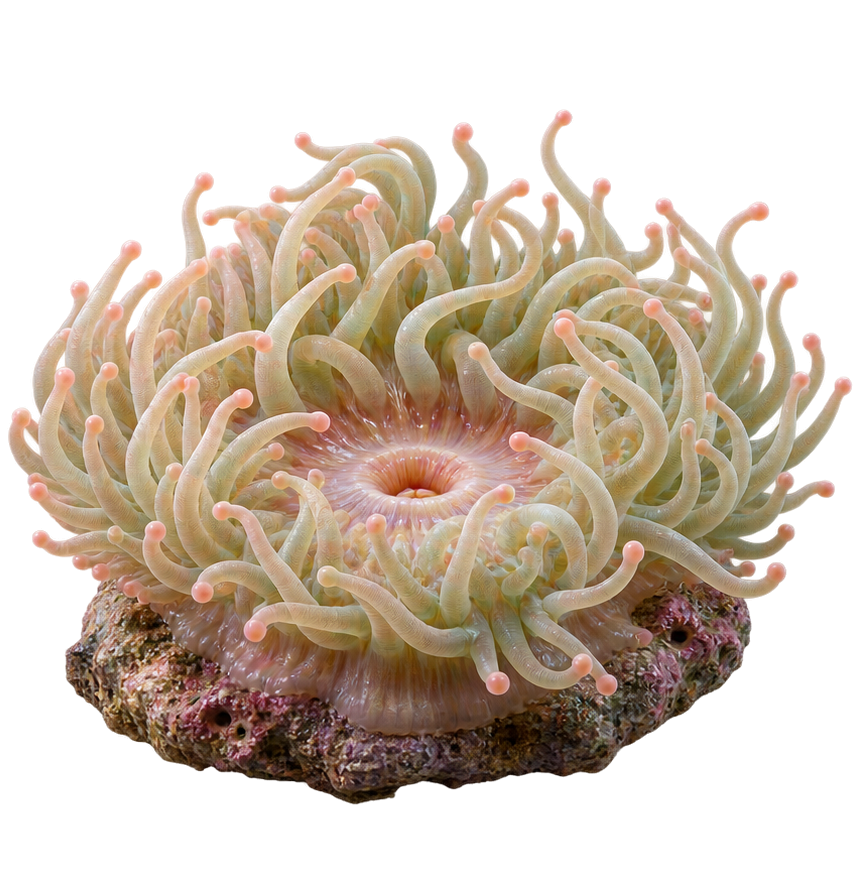
#> input picture assets/source/marine-renders/sea-anemone-finished.png, 867 x 887 px
$ python -i marine_materials.py   (imports and definitions only)
#> lines starting #> are read from the running program, lines starting #| are printed output that depends on the picture; after the words box and inside, x2 and y2 are one past the last pixel; in counts of white or black regions, pixels touching at a corner belong together
#> in build, an is the input picture: PIL image 867x887 RGBA; mean R, G, B, A 90.8, 76, 60.9, 130
"""Photo-derived tissue and shell maps, shared by the mesh and Blender source."""
from pathlib import Path
import numpy as np
from PIL import Image,ImageOps
from scipy.ndimage import distance_transform_edt
ROOT=Path(__file__).resolve().parents[1]
def patch(image,box,size):
#> called with box = (230, 430, 640, 700), size = (512, 512)
 im=image.crop(box).convert('RGBA');a=np.asarray(im);valid=a[:,:,3]>220
#> after `valid = a[:, :, 3] > 220`: valid: shape (270, 410) bool; every value is 1
 _,indices=distance_transform_edt(~valid,return_indices=True)
 rgb=a[indices[0],indices[1],:3];return Image.fromarray(rgb).resize(size,Image.Resampling.LANCZOS)
#> call 2 of patch, with box = (330, 160, 600, 510), size = (512, 512)
#> in patch (call 2), `valid = a[:, :, 3] > 220`:
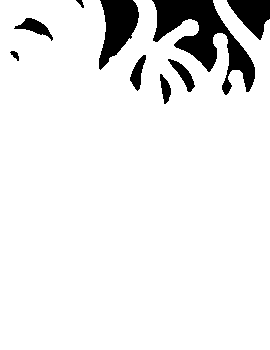
#> valid: shape (350, 270) bool; 91.8% white; 9 black regions, largest, box (x1, y1, x2, y2) and area: (152, 0, 255, 95) 3826, (99, 0, 139, 70) 1676, (227, 0, 270, 40) 1023
def pink_tissue(image):
 # Map the photographic light/dark detail to the reference's vivid rose palette.
 rgb=np.asarray(image,dtype=float);luma=(rgb@np.array([.2126,.7152,.0722]))/255
 stops=np.array([0.,.22,.45,.68,.9,1.])
 palette=np.array([[72,5,26],[173,27,78],[250,92,157],[255,158,201],[255,215,234],[255,235,242]])
 colored=np.stack([np.interp(luma,stops,palette[:,channel])for channel in range(3)],axis=2)
 return Image.fromarray(np.uint8(np.clip(colored,0,255)))

def build():
 folder=ROOT/'assets/source/marine-renders'
 an=Image.open(folder/'sea-anemone-finished.png')
 # Genuine wrinkles, translucency and fine tissue grain from the approved art.
 oral=patch(an,(230,430,640,700),(512,512));tissue=patch(an,(330,160,600,510),(512,512))
 oral=pink_tissue(oral);tissue=pink_tissue(tissue)
 # The pedal column occupies the left UV tile. Its lower rows in model space
 # map to the top of this image (the upload flips the photo vertically).
 # Bake a soft static grounding gradient into tissue, leaving fingers unchanged.
 world_y=850+155*(1-np.linspace(0,1,512))
 foot=np.clip((world_y-965)/40,0,1);foot=foot*foot*(3-2*foot)
 oral=Image.fromarray(np.uint8(np.asarray(oral).astype(float)*(1-.45*foot[:,None,None])))
 atlas=Image.new('RGB',(1024,512));atlas.paste(oral);atlas.paste(tissue,(512,0));atlas.save(folder/'anemone-material.png',optimize=True)
#> after `atlas = Image.new('RGB', (1024, 512))`: atlas: PIL image 1024x512 RGB; every value is 0
 clam=Image.open(ROOT/'assets/source/coral-islands/central-clam.png')
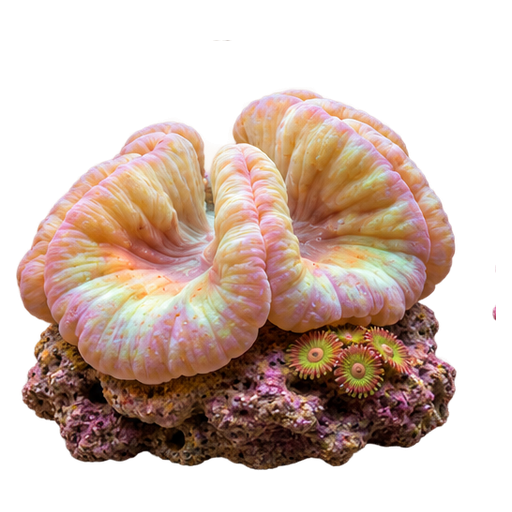
#> input picture assets/source/coral-islands/central-clam.png, 512 x 512 px
#> clam is the input picture: PIL image 512x512 RGBA; mean R, G, B, A 84.4, 63.9, 53.7, 127.4
 shell=patch(clam,(72,105,416,330),(512,512));mantle=patch(clam,(160,130,395,305),(512,512))
#> call 3 of patch, with box = (72, 105, 416, 330), size = (512, 512)
#> in patch (call 3), `valid = a[:, :, 3] > 220`: valid: shape (225, 344) bool; 89.2% white; 2 black regions, box (x1, y1, x2, y2) and area: (0, 0, 177, 82) 6831, (273, 0, 344, 61) 1526
#> in patch (call 3), `rgb = a[indices[0], indices[1], :3]`:
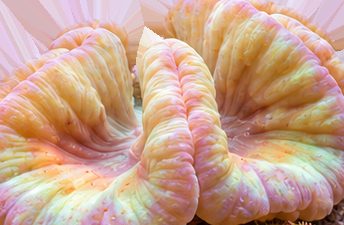
#> rgb: shape (225, 344, 3); mean R, G, B 201.9, 164, 142.2
#> call 4 of patch, with box = (160, 130, 395, 305), size = (512, 512)
#> in patch (call 4), `im = image.crop(box).convert('RGBA')`:
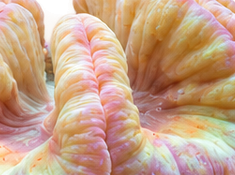
#> im: PIL image 235x175 RGBA; mean R, G, B, A 197.7, 160.7, 133.8, 250.4; transparent parts drawn white
#> in patch (call 4), `valid = a[:, :, 3] > 220`:
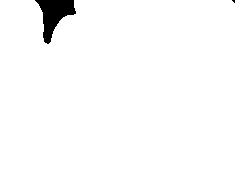
#> valid: shape (175, 235) bool; 97.9% white; 2 black regions (1 under 20 px), largest, box (x1, y1, x2, y2) and area: (35, 0, 76, 44) 867
#> in patch (call 4), `return Image.fromarray(rgb).resize(size, Image.Resampling.LANCZOS)`:
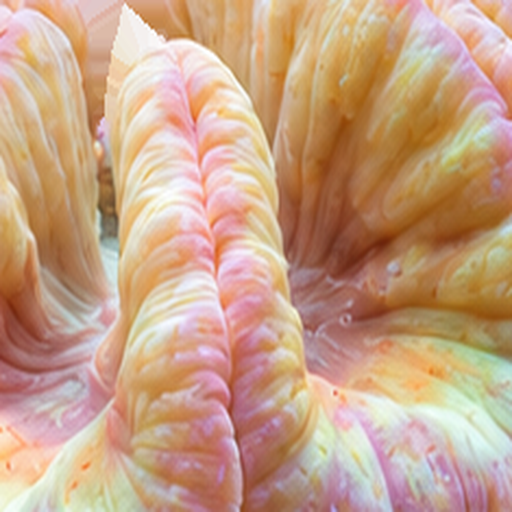
#> returned value: PIL image 512x512 RGB; mean R, G, B 199.4, 162, 135
 atlas=Image.new('RGB',(1024,512));atlas.paste(shell);atlas.paste(mantle,(512,0));atlas.save(folder/'clam-material.png',optimize=True)
#> after `atlas.paste(mantle, (512, 0))`:
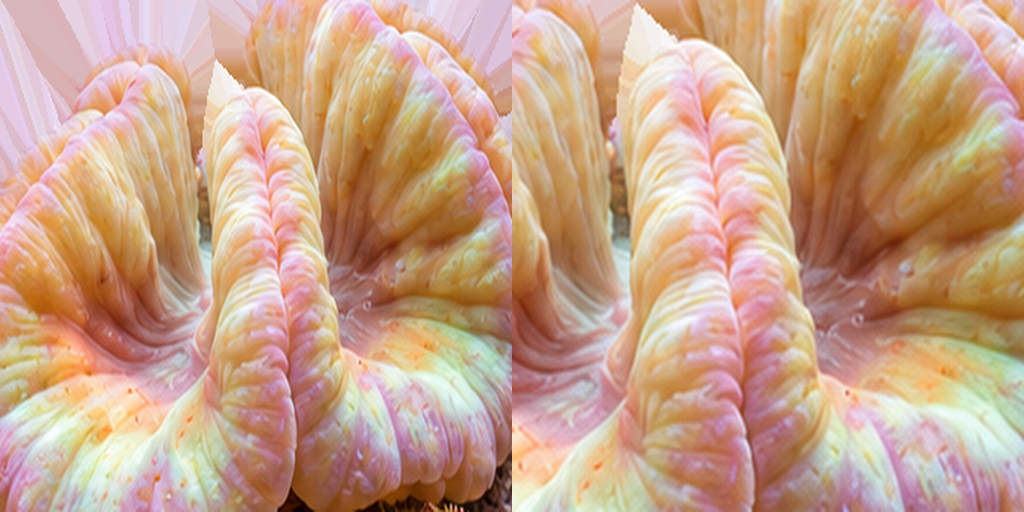
#> atlas: PIL image 1024x512 RGB; mean R, G, B 200.6, 163, 138.6
 return folder
VS='''#version 330
in vec3 position;in vec3 normal;in vec3 rgb;in vec3 flow;in vec2 surfaceUV;in float opacity;
uniform vec4 stage;uniform float strength;out vec3 n;out vec3 color;out vec3 world;out vec2 texuv;out float alphaMaterial;
void main(){vec3 p=position+flow*strength;gl_Position=vec4((p.x-stage.x)/stage.z*2-1,1-(p.y-stage.y)/stage.w*2,-p.z/500.0,1);n=normal;color=rgb;world=p;texuv=surfaceUV;alphaMaterial=opacity;}
'''
FS='''#version 330
uniform sampler2D photo;uniform float clipDepth;uniform float edgeDarkening;in vec3 n;in vec3 color;in vec3 world;in vec2 texuv;in float alphaMaterial;out vec4 outcol;
void main(){if(world.z<clipDepth)discard;vec3 normal=normalize(n);vec3 base=texture(photo,texuv).rgb;
vec2 step=vec2(1.0/1024.0,1.0/512.0);float bx=dot(texture(photo,texuv+vec2(step.x,0)).rgb-texture(photo,texuv-vec2(step.x,0)).rgb,vec3(.2126,.7152,.0722));float by=dot(texture(photo,texuv+vec2(0,step.y)).rgb-texture(photo,texuv-vec2(0,step.y)).rgb,vec3(.2126,.7152,.0722));normal=normalize(normal+vec3(-bx,-by,0)*.55);
vec3 light=normalize(vec3(-.35,-.7,1));float diffuse=max(0.0,dot(normal,light));float sheen=pow(max(0.0,dot(normal,normalize(light+vec3(0,0,1)))),38.0)*.035;
float edge=1.0-edgeDarkening*(alphaMaterial>.99?1.0:.25)*pow(max(0.0,1.0-abs(normalize(n).z)),1.2);
base=mix(base,color,.13);outcol=vec4((base*(.78+.22*diffuse)+sheen)*edge,alphaMaterial);}
'''

>>> result = build()
